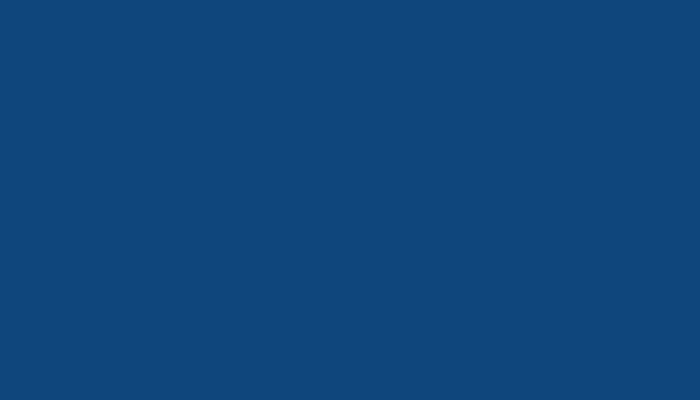
Frame 1 (no input)
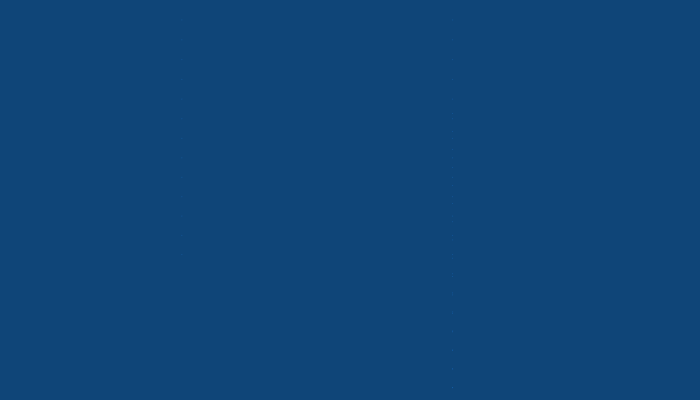
Frame 60 (the mouse pressed at the canvas centre just before this capture)
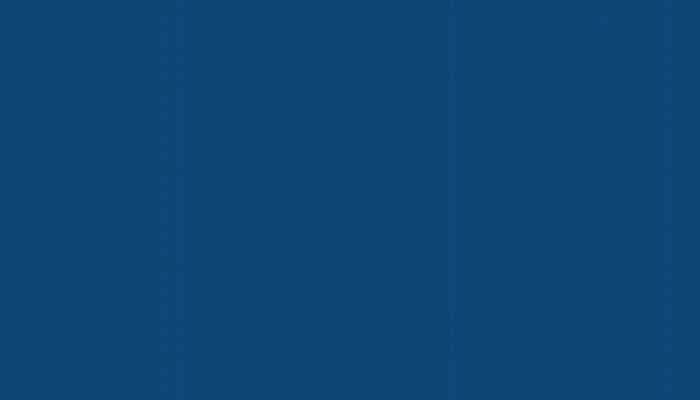
Frame 120 (the mouse held since frame 60 and released just before this capture)

The Processing sketch that drew these frames (run headless with seeded random() and noise(); from frame 60 on, the mouse is pressed at the canvas centre):

// Processing sketch: processing_174131
// ── processing_174131.pde

// "Collision Lines" 2014 / Jaime Rodriguez  

ArrayList particles;

void setup() {
  size(700, 400);
  background(15, 69, 120);
  smooth();
  particles = new ArrayList();
}

void draw() {

  if ( frameCount % 24 == 0) {
    particles.add(new Particle());
    if (particles.size() > 20000) {
      particles.remove(particles.size() - 1);
      println(particles.size());
    }
  }

  for (int i = particles.size () - 1; i >= 0; i--) {
    Particle p = (Particle) particles.get(i);
    p.mover(); 
    p.dibujar();
  }

  for (int i = 0; i < particles.size (); i++) {
    for (int j = 0; j < particles.size (); j++) {
      if (i != j) {
        Particle p1 = (Particle) particles.get(i);
        Particle p2 = (Particle) particles.get(j);

        float distance = dist(p1.pos.x, p1.pos.y, p2.pos.x, p2.pos.y);
        if (distance <= (p1.r + p2.r)) {
          if (p1.bounce == false && p2.bounce == false) {
            p1.vel *= 0.996;
            p2.vel *= 0.996;
            p1.dir.x = random(-1, 1);
            p1.dir.y = random(-1, 1);
            p2.dir.x = random(-1, 1);
            p2.dir.y = random(-1, 1);
            fill(10, 50, 100);
            rectMode(CENTER);
            rect(p2.pos.x, p2.pos.y, 2, 2);

            p1.bounce = true;
            p2.bounce = true;
          }
        }
      }
    }
  }
}

class Particle {

  float x;
  float y;
  PVector pos;
  PVector dir;
  float dis;
  float vel = 20;
  float r = 1;
  color c = color(30, 140, 255, 70);
  boolean bounce = false;

  Particle () {
    pos = new PVector();
    pos.x = random(width);
    pos.y = 0;

    dir = new PVector();
    dir.x = 0;
    dir.y = 1;
  }

  void mover () {
    if (vel > 0) {
      vel *= 0.997;
    } else {
      vel = 0;
    }

    pos.x += (dir.x * vel);
    pos.y += (dir.y * vel);

    limite();
  }

  void limite() {  
    if (pos.x < 0) {
      pos.x = width;
    }
    if (x > width) {
      pos.x = 0;
    }    

    if (pos.y - r <= 0) {
      dir.y = 1;
    }
    if (pos.y + r >= height) {
      dir.y = -1;
    }
  }

  void dibujar () {
    noStroke();
    fill(c);
    ellipse(pos.x, pos.y, r, r);
  }
}
